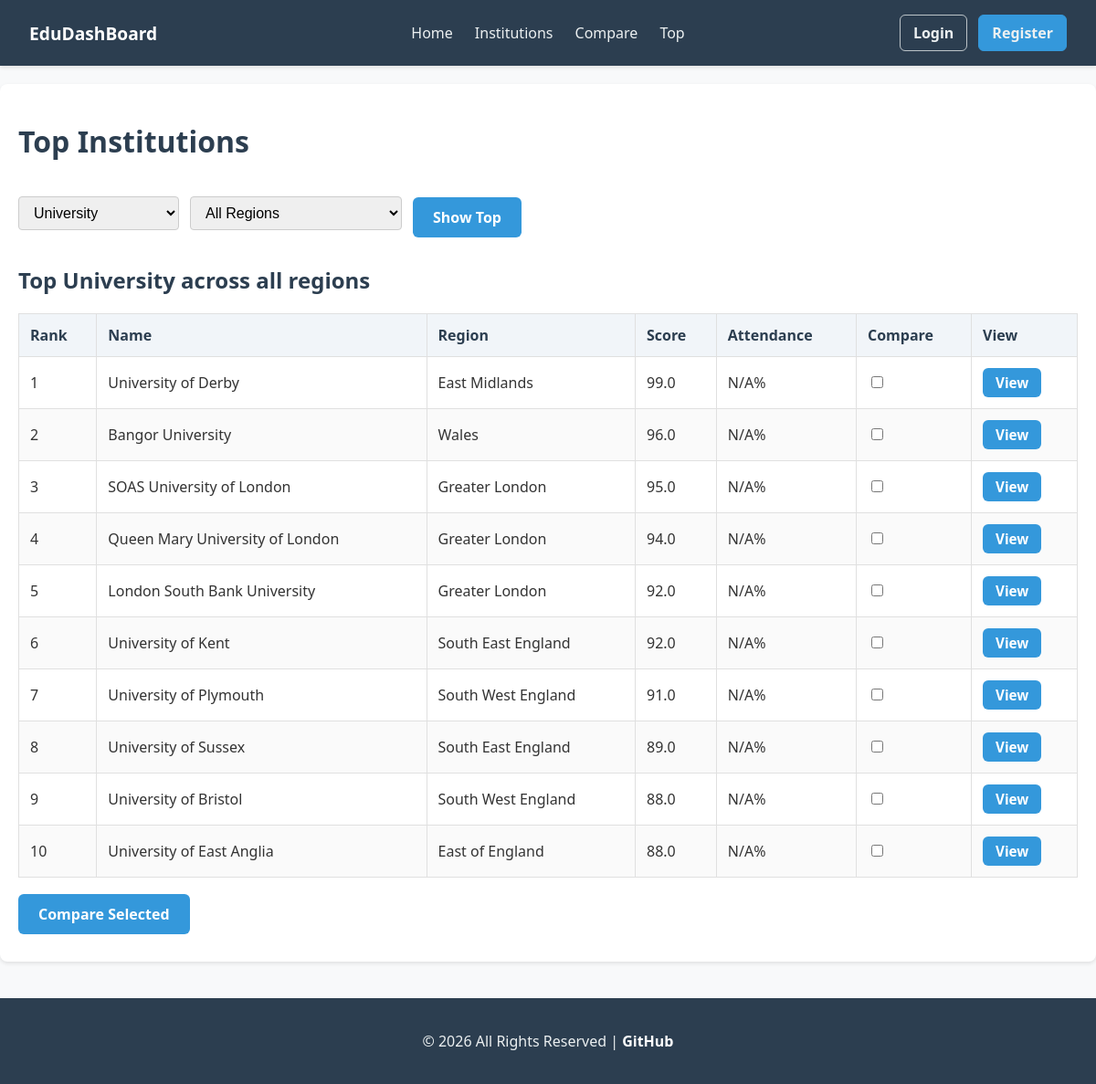
The page /top/ on the database as committed earlier.
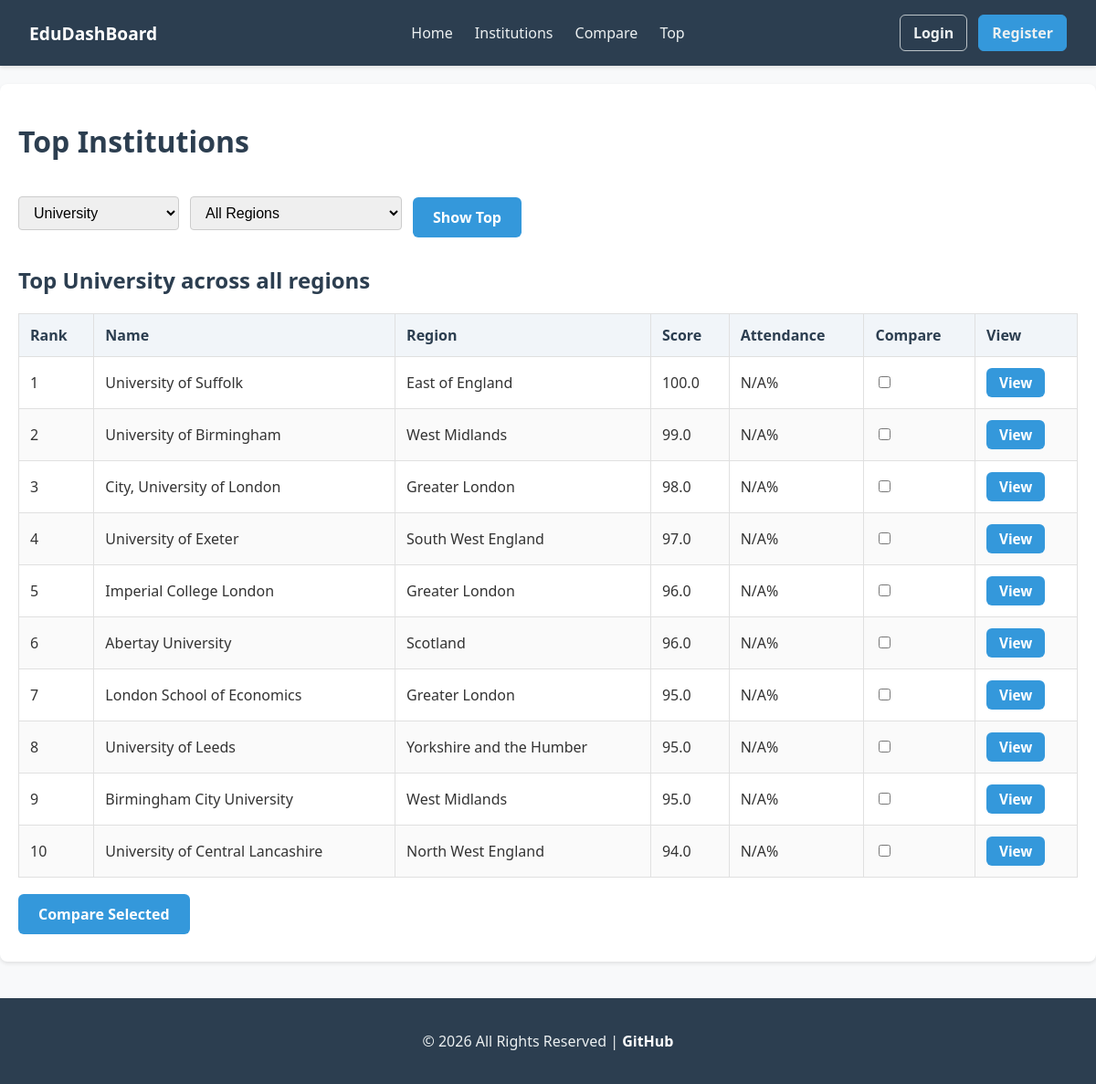
The same page on the database as committed later.
### institutions/models.py (models this page shows, shortened)
class Institution(models.Model):
    CATEGORY_CHOICES = [
        ("Primary School", "Primary School"),
        ("Secondary School", "Secondary School"),
        ("College", "College"),
        ("University", "University"),
    ]
    name = models.CharField(max_length=200)
    category = models.CharField(
        max_length=50,
        choices=CATEGORY_CHOICES
    )
    region = models.ForeignKey(
        Region,
        on_delete=models.CASCADE
    )
    city = models.CharField(
        max_length=100,
        blank=True
    )
    postcode = models.CharField(
        max_length=20,
        blank=True
    )
    founded_year = models.IntegerField(
        null=True,
        blank=True
    )
    class Meta:
        ordering = ["name"]

class Region(models.Model):
    name = models.CharField(max_length=100)
    country = models.CharField(max_length=100, blank=True)
    class Meta:
        ordering = ["name"]

### institutions/views.py (the view)
# urls.py: path("top/", views.top_institutions, name="top_institutions"),
def top_institutions(request):
    institution_category = request.GET.get(
        "category",
        "University"
    )
    region_name = request.GET.get("region")
    institutions = Institution.objects.filter(
        category=institution_category
    )
    if region_name:
        institutions = institutions.filter(
            region__name__iexact=region_name
        )
    institutions = institutions_with_latest_performance(
        institutions
    ).order_by("-latest_score")[:10]
    return render(request, "institutions/top_institutions.html", {
        "institutions": institutions,
        "regions": Region.objects.all().order_by("name"),
        "selected_category": institution_category,
        "selected_region": region_name,
        "category_choices": Institution.CATEGORY_CHOICES,
    })

### institutions/views.py (called while the page is built)
def institutions_with_latest_performance(queryset):
    latest_record = PerformanceRecord.objects.filter(
        institution=OuterRef("pk")
    ).order_by("-year")
    return queryset.annotate(
        latest_score=Subquery(
            latest_record.values("overall_score")[:1],
            output_field=FloatField()
        ),
        latest_attendance=Subquery(
            latest_record.values("attendance_rate_pct")[:1],
            output_field=FloatField()
        ),
    )

### institutions/templates/institutions/top_institutions.html (shortened to what this page needs)
{% extends 'institutions/base.html' %}
{% block content %}
    <h1>Top Institutions</h1>
    <form method="GET" class="filter-form">
        <select name="category">
            {% for value, label in category_choices %}
                <option value="{{ value }}" {% if selected_category == value %}selected{% endif %}>
                    {{ label }}
                </option>
            {% endfor %}
        </select>
        <select name="region">
            <option value="">All Regions</option>
        </select>
        <button type="submit" class="default-btn">
            Show Top
        </button>
    </form>
    <h2>
        Top {{ selected_category|default:"Institutions" }}
        {% if selected_region %}
            in {{ selected_region }}
        {% else %}
            across all regions
        {% endif %}
    </h2>
    <form action="{% url 'compare_institutions' %}" method="GET">
        <table>
            <thead>
                <tr>
                    <th>Rank</th>
                    <th>Name</th>
                    <th>Region</th>
                    <th>Score</th>
                    <th>Attendance</th>
                    <th>Compare</th>
                    <th>View</th>
                </tr>
            </thead>
            <tbody>
                {% for institution in institutions %}
                    <tr>
                        <td>{{ forloop.counter }}</td>
                        <td>{{ institution.name }}</td>
                        <td>{{ institution.region.name }}</td>
                        <td>{{ institution.latest_score|default:"N/A" }}</td>
                        <td>{{ institution.latest_attendance|default:"N/A" }}%</td>
                        <td>
                            <input
                                type="checkbox"
                                name="institution_ids"
                                value="{{ institution.id }}"
                            >
                        </td>
                        <td>
                            <a
                                href="{% url 'institution_detail' institution.id %}"
                                class="table-link"
                            >
                                View
                            </a>
                        </td>
                    </tr>
                {% empty %}
                    <tr>
                        <td colspan="7">
                            No institutions found.
                        </td>
                    </tr>
                {% endfor %}
            </tbody>
        </table>
        <button type="submit" class="compare-btn">
            Compare Selected
        </button>
    </form>
{% endblock %}

Rows that differ between the two databases and show on the page:
removed Institution: name "University of Derby", region.name "East Midlands", latest_score "99.0", latest_attendance "N/A"
removed Institution: name "Bangor University", region.name "Wales", latest_score "96.0", latest_attendance "N/A"
removed Institution: name "SOAS University of London", region.name "Greater London", latest_score "95.0", latest_attendance "N/A"
removed Institution: name "Queen Mary University of London", region.name "Greater London", latest_score "94.0", latest_attendance "N/A"
removed Institution: name "London South Bank University", region.name "Greater London", latest_score "92.0", latest_attendance "N/A"
removed Institution: name "University of Kent", region.name "South East England", latest_score "92.0", latest_attendance "N/A"
removed Institution: name "University of Plymouth", region.name "South West England", latest_score "91.0", latest_attendance "N/A"
removed Institution: name "University of Sussex", region.name "South East England", latest_score "89.0", latest_attendance "N/A"
removed Institution: name "University of Bristol", region.name "South West England", latest_score "88.0", latest_attendance "N/A"
removed Institution: name "University of East Anglia", region.name "East of England", latest_score "88.0", latest_attendance "N/A"
added Institution: name "University of Suffolk", region.name "East of England", latest_score "100.0", latest_attendance "N/A"
added Institution: name "University of Birmingham", region.name "West Midlands", latest_score "99.0", latest_attendance "N/A"
added Institution: name "City, University of London", region.name "Greater London", latest_score "98.0", latest_attendance "N/A"
added Institution: name "University of Exeter", region.name "South West England", latest_score "97.0", latest_attendance "N/A"
added Institution: name "Imperial College London", region.name "Greater London", latest_score "96.0", latest_attendance "N/A"
added Institution: name "Abertay University", region.name "Scotland", latest_score "96.0", latest_attendance "N/A"
added Institution: name "London School of Economics", region.name "Greater London", latest_score "95.0", latest_attendance "N/A"
added Institution: name "University of Leeds", region.name "Yorkshire and the Humber", latest_score "95.0", latest_attendance "N/A"
added Institution: name "Birmingham City University", region.name "West Midlands", latest_score "95.0", latest_attendance "N/A"
added Institution: name "University of Central Lancashire", region.name "North West England", latest_score "94.0", latest_attendance "N/A"
